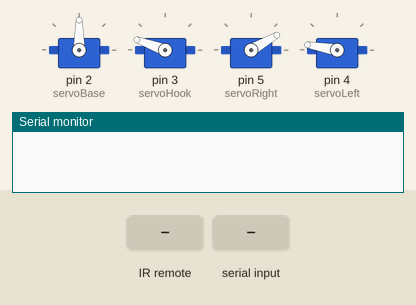
Simulated run of this sketch. Board: Arduino Uno, built with avr-gcc and run on an emulated ATmega328P. Parts: 4 × servo, the last lines printed to the serial monitor. Inputs (shaded band) come from the test bench.

Above: at 1.2 s.
1.3 s: infrared code 0xFD28D7 received
At 1.7 s:
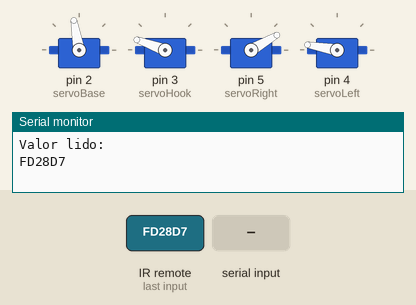
2.8 s: infrared code 0xFDA857 received
At 3.8 s:
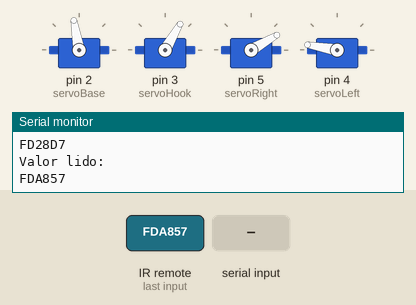
4.3 s: "d" received over Serial
At 5.2 s:
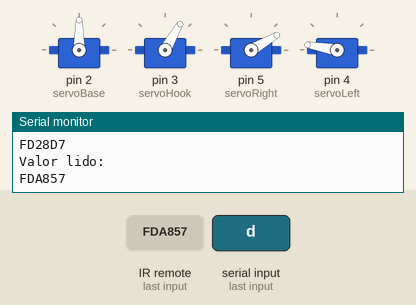
5.8 s: byte 102 ('f') received over Serial
At 6.1 s:
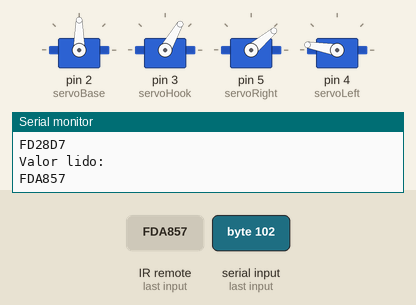
7.3 s: infrared code 0xFD8877 received
At 8.2 s:
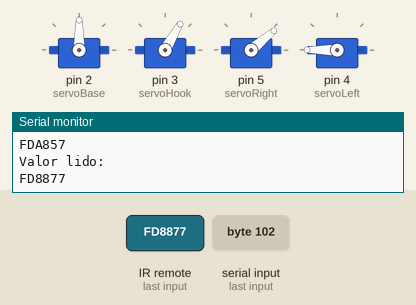
8.8 s: byte 118 ('v') received over Serial
At 9.6 s:
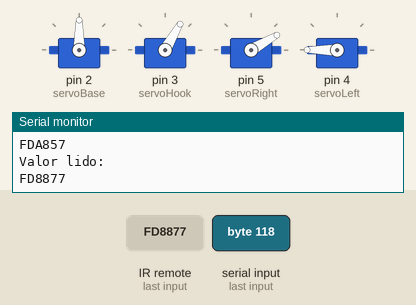
Timing chart, 0 to 11.3 s (numbered marks = the images above; inputs shaded):
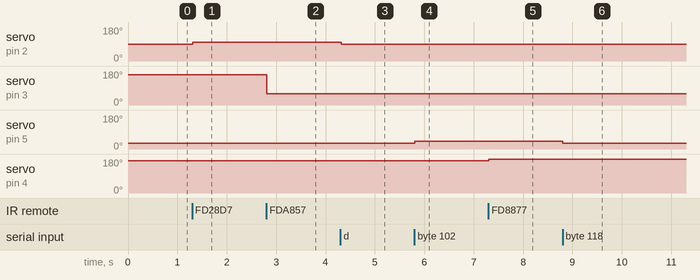

The sketch:

arm_robotic.ino
```cpp
#include <Servo.h>
#include <IRremote.h>

Servo servoLeft;
Servo servoRight;
Servo servoBase;
Servo servoHook;

int positionHook = 0;
int positionServeLeft = 170;
int positionServeRight = 30;
int positionBase = 90;
int pinoReceiver = 7;
boolean openedHook = false;

IRrecv irrecv(pinoReceiver);
decode_results results;

void setup() {
  servoBase.attach(2);
  servoHook.attach(3);
  servoRight.attach(5);
  servoLeft.attach(4);

  servoBase.write(positionBase);
  servoHook.write(160);
  servoRight.write(positionServeRight);
  servoLeft.write(positionServeLeft);
  irrecv.enableIRIn();

  Serial.begin(9600);
}

void onMoveRight(){
  if(positionBase > 0){
     positionBase-=10;
     servoBase.write(positionBase);
     delay(15);
  }
}

void onMoveLeft(){
  if(positionBase <= 180){
    positionBase+=10;
    servoBase.write(positionBase);
    delay(15);
  }
}

void onOpenHook(){
  servoHook.write(60);
}

void onCloseHook(){
 servoHook.write(160);
}

void onOpenOrCloseHook(){
  if(openedHook){
     servoHook.write(170);
     openedHook = false;
  }else{
     servoHook.write(60);
     openedHook = true;
  }
}

void onUpArm(){
  if(positionServeLeft <= 190){
    positionServeLeft+=10;
    servoLeft.write(positionServeLeft);
    delay(15);
  }
}

void onDownArm(){
  if(positionServeLeft >= 95){
    positionServeLeft-=10;
    servoLeft.write(positionServeLeft);
    delay(15);
  }
}

void onToFrontArm(){
  if(positionServeRight <= 120){
    positionServeRight+=10;
    servoRight.write(positionServeRight);
    delay(15);
  }
}

void onToBackArm(){
  if(positionServeRight >= 0){
    positionServeRight-=10;
    servoRight.write(positionServeRight);
    delay(15);
  }
}


void loop() {
  char tecla = Serial.read();

  if(tecla == 'd' || tecla == 'D'){
    onMoveRight();
  }else if(tecla == 'e'|| tecla == 'E'){
    onMoveLeft();
  }else if(tecla == 'o' || tecla == 'O'){
    onOpenHook();
  }else if(tecla == 'c' || tecla == 'C'){
    onCloseHook();
  }else if(tecla == 's' || tecla == 'S'){
    onUpArm();
  }else if(tecla == 'b' || tecla == 'B'){
    onDownArm();
  }else if(tecla == 'f' || tecla == 'F'){
    onToFrontArm();
  }else if(tecla == 'v' || tecla == 'V'){
    onToBackArm();
  }

  if(irrecv.decode(&results)){
    Serial.println("Valor lido: ");
    Serial.println(results.value, HEX);

    switch(results.value){
      case 0xFD6897:
        onMoveRight();
        break;
      case 0xFD28D7:
        onMoveLeft();
        break;
      case 0xFDA857:
        onOpenOrCloseHook();
        break;
      case 0xFD8877:
        onUpArm();
        break;
      case 0xFD9867:
        onDownArm();
        break;
      case 0xFD708F:
        onToFrontArm();
        break;
      case 0xFD30CF:
        onToBackArm();
        break;
    }

    irrecv.resume();
  }

  delay(15);

}
```

Measured:
- after the input at 1.3 s, servo on pin 2 (servoBase): 90° → 100° at once
- after the input at 2.8 s, servo on pin 3 (servoHook): 160° → 60° at once
- after the input at 4.3 s, servo on pin 2 (servoBase): 100° → 90° at once
- after the input at 5.8 s, servo on pin 5 (servoRight): 30° → 40° at once
- after the input at 7.3 s, servo on pin 4 (servoLeft): 170° → 180° at once
- after the input at 8.8 s, servo on pin 5 (servoRight): 40° → 30° at once
